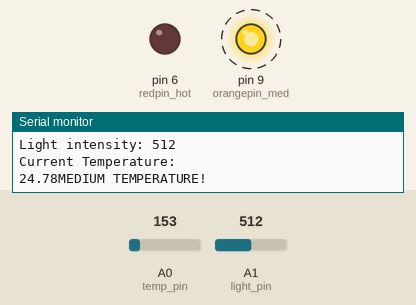
The sketch below on a simulated Arduino Uno, built with avr-gcc and run on an emulated ATmega328P. Shown: output pins drawn as LEDs (lit = HIGH), the last lines printed to the serial monitor. Dashed ring = blinking. The inputs (shaded band) are chosen by the test bench; at power-on: A0 (temp_pin) = 153, A1 (light_pin) = 512. Pins used as bus, display or sensor lines are not drawn.

Above: at 1.3 s.
1.4 s: A0 (temp_pin) set to 178
At 1.7 s:
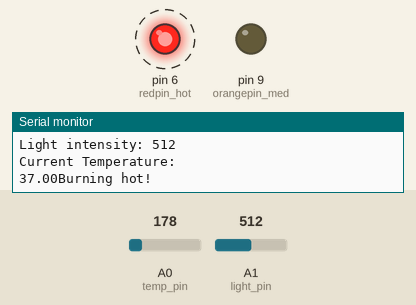
4.4 s: A0 (temp_pin) set to 114
At 4.9 s:
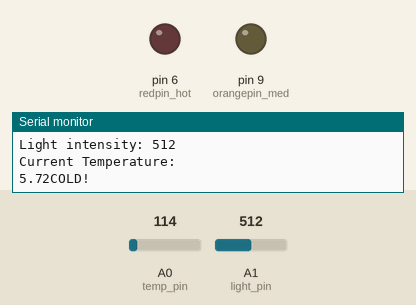
6.5 s: A0 (temp_pin) set to 124
8.0 s: A0 (temp_pin) set to 145
At 8.22 s:
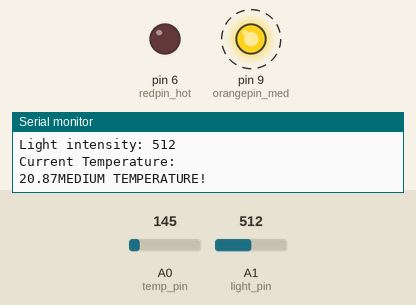
11.0 s: A0 (temp_pin) set to 165
At 11.22 s:
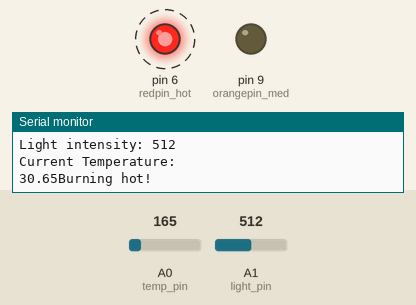
Timing chart, 0 to 15.0 s (numbered marks = the images above; inputs shaded):
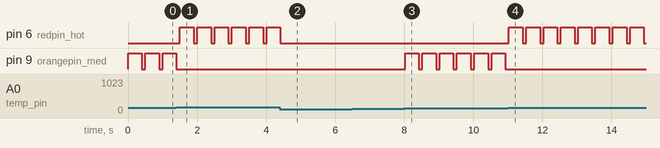

The sketch:

mastercode.ino
```cpp
#include <Wire.h>
//temperature variables
double temp;
int temp_reading;
int temp_pin = A0;
int redpin_hot = 6;
int orangepin_med = 9;
int bluepin_cold = 11;
int dt = 400;

//light variables
int light_pin = A1;
int light_reading;

//light intensity comes to 1023, needing 2 bytes
byte data[2];

void setup()
{
  Serial.begin(9600);
  pinMode(temp_pin, INPUT);
  pinMode(light_pin, INPUT);
  pinMode(redpin_hot, OUTPUT);
  pinMode(orangepin_med, OUTPUT);
  pinMode(bluepin_cold, OUTPUT);

  Wire.begin(8);
  Wire.onRequest(sendData);
}

void loop()
{
  //TEMPERATURE READINGS & DISPLAY
  temp_reading = analogRead(temp_pin);
  temp = (double)temp_reading * 5./1023.;
  temp = temp - 0.5;
  temp = temp * 100;
  Serial.println("Current Temperature: ");
  Serial.print(temp);
  if(temp > 0 && temp <= 15){
  	Serial.println("COLD!");
    digitalWrite(bluepin_cold, HIGH);
    delay(dt);
    digitalWrite(bluepin_cold, LOW);
  }
  else if(temp > 15 && temp <= 30){
    Serial.println("MEDIUM TEMPERATURE!");
    digitalWrite(orangepin_med, HIGH);
    delay(dt);
    digitalWrite(orangepin_med, LOW);
  }
  else if(temp > 30){
    Serial.println("Burning hot!");
    digitalWrite(redpin_hot, HIGH);
    delay(dt);
    digitalWrite(redpin_hot, LOW);
  }

  //LIGHT READING & MASTER COMMUNICATION
  light_reading = analogRead(light_pin);
  Serial.print("Light intensity: ");
  Serial.println(light_reading);

  data[0] = highByte(light_reading);
  data[1] = lowByte(light_reading);

  delay(100);
}

void sendData(){
  Wire.write(data, 2);
}
```

Measured:
- the behaviour switches between 163 and 164 on A0 (temp_pin) (found by bisection; images 0 and 1)
- the behaviour switches between 132 and 133 on A0 (temp_pin) (found by bisection; images 2 and 3)
- after the input at 1.4 s, pin 6 (redpin_hot): alternates HIGH for 0.40 s and LOW for 0.10 s, starting after 0.11 s; pin 9 (orangepin_med): goes on until 1.4 s, then stays LOW
- after the input at 4.4 s, pin 6 (redpin_hot): goes on until 4.4 s, then stays LOW
- after the input at 8.0 s, pin 9 (orangepin_med): alternates HIGH for 0.40 s and LOW for 0.10 s, starting at once
- after the input at 11.0 s, pin 6 (redpin_hot): alternates HIGH for 0.40 s and LOW for 0.10 s, starting at once; pin 9 (orangepin_med): stops changing and stays LOW
- by itself, pin 9 (orangepin_med): alternates HIGH for 0.40 s and LOW for 0.10 s
